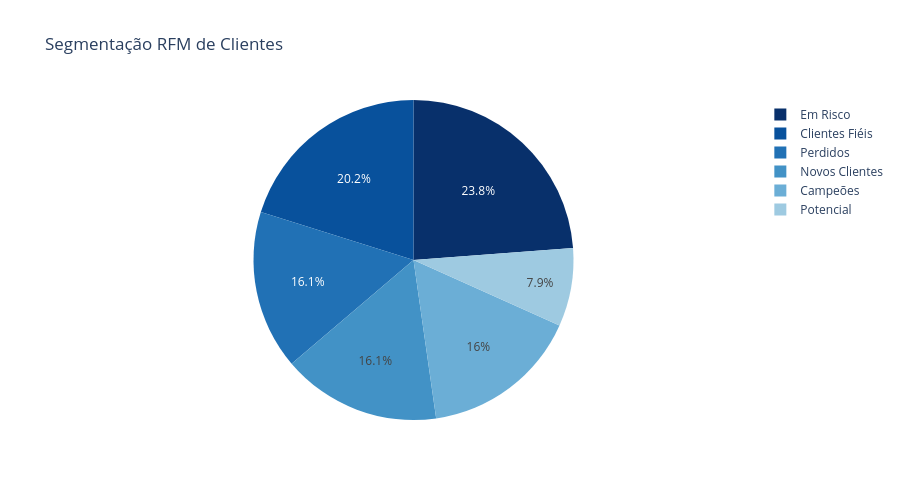

Here is the notebook cell this chart was saved with:
### Code cell
# RFM — Recência, Frequência, Monetário
data_ref = df_entregues["order_purchase_timestamp"].max()

rfm = df_entregues.groupby("customer_unique_id").agg(
    recencia  = ("order_purchase_timestamp", lambda x: (data_ref - x.max()).days),
    frequencia= ("order_id", "nunique"),
    monetario = ("payment_value", "sum")
).reset_index()

# Score RFM (1-5)
rfm["r_score"] = pd.qcut(rfm["recencia"],  q=5, labels=[5,4,3,2,1])
rfm["f_score"] = pd.qcut(rfm["frequencia"].rank(method="first"), q=5, labels=[1,2,3,4,5])
rfm["m_score"] = pd.qcut(rfm["monetario"], q=5, labels=[1,2,3,4,5])
rfm["rfm_score"] = rfm["r_score"].astype(str) + rfm["f_score"].astype(str) + rfm["m_score"].astype(str)

# Segmentação
def segmentar(row):
    r = int(row["r_score"])
    f = int(row["f_score"])
    m = int(row["m_score"])
    if r >= 4 and f >= 4:
        return "Campeões"
    elif r >= 3 and f >= 3:
        return "Clientes Fiéis"
    elif r >= 4 and f <= 2:
        return "Novos Clientes"
    elif r <= 2 and f >= 3:
        return "Em Risco"
    elif r <= 2 and f <= 2:
        return "Perdidos"
    else:
        return "Potencial"

rfm["segmento"] = rfm.apply(segmentar, axis=1)

seg_count = rfm["segmento"].value_counts().reset_index()
seg_count.columns = ["segmento", "clientes"]

fig3 = px.pie(
    seg_count,
    names="segmento", values="clientes",
    title="Segmentação RFM de Clientes",
    color_discrete_sequence=px.colors.sequential.Blues_r,
    height=500,
)
fig3.show()

print("\nSegmentação RFM:")
print(seg_count.to_string(index=False))

### Figure 1 — Plotly figure (JSON) as saved in the notebook; plotly's stock layout.template omitted (floating-point values rounded to 4 significant figures)
{"data": [{"domain": {"x": [0, 1], "y": [0, 1]}, "hovertemplate": "segmento=%{label}<br>clientes=%{value}<extra></extra>", "labels": ["Em Risco", "Clientes Fiéis", "Perdidos", "Novos Clientes", "Campeões", "Potencial"], "legendgroup": "", "name": "", "showlegend": true, "type": "pie", "values": [22230, 18824, 14986, 14984, 14961, 7373]}], "layout": {"height": 500, "legend": {"tracegroupgap": 0}, "piecolorway": ["rgb(8,48,107)", "rgb(8,81,156)", "rgb(33,113,181)", "rgb(66,146,198)", "rgb(107,174,214)", "rgb(158,202,225)", "rgb(198,219,239)", "rgb(222,235,247)", "rgb(247,251,255)"], "title": {"text": "Segmentação RFM de Clientes"}}}
